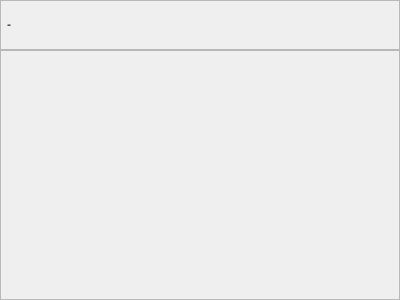
<?xml version="1.0" encoding="UTF-8"?>
<ui version="4.0">
 <class>SearchTrack</class>
 <widget class="QWidget" name="SearchTrack">
  <property name="geometry">
   <rect>
    <x>0</x>
    <y>0</y>
    <width>400</width>
    <height>300</height>
   </rect>
  </property>
  <property name="windowTitle">
   <string>Form</string>
  </property>
  <layout class="QGridLayout" name="gridLayout">
   <property name="leftMargin">
    <number>0</number>
   </property>
   <property name="topMargin">
    <number>0</number>
   </property>
   <property name="rightMargin">
    <number>0</number>
   </property>
   <property name="bottomMargin">
    <number>0</number>
   </property>
   <property name="spacing">
    <number>0</number>
   </property>
   <item row="0" column="0">
    <widget class="QFrame" name="frame">
     <property name="minimumSize">
      <size>
       <width>0</width>
       <height>50</height>
      </size>
     </property>
     <property name="maximumSize">
      <size>
       <width>16777215</width>
       <height>50</height>
      </size>
     </property>
     <property name="styleSheet">
      <string notr="true">QLabel
{
	color: rgb(84, 84, 84);
	font: 20pt &quot;Segoe UI&quot;;
	font-weight: bold;
}</string>
     </property>
     <property name="frameShape">
      <enum>QFrame::StyledPanel</enum>
     </property>
     <property name="frameShadow">
      <enum>QFrame::Raised</enum>
     </property>
     <layout class="QHBoxLayout" name="horizontalLayout">
      <property name="spacing">
       <number>4</number>
      </property>
      <property name="leftMargin">
       <number>6</number>
      </property>
      <property name="topMargin">
       <number>6</number>
      </property>
      <property name="rightMargin">
       <number>6</number>
      </property>
      <property name="bottomMargin">
       <number>6</number>
      </property>
      <item>
       <widget class="QLabel" name="labelTitle">
        <property name="text">
         <string>-</string>
        </property>
       </widget>
      </item>
      <item>
       <spacer name="horizontalSpacer">
        <property name="orientation">
         <enum>Qt::Horizontal</enum>
        </property>
        <property name="sizeHint" stdset="0">
         <size>
          <width>368</width>
          <height>20</height>
         </size>
        </property>
       </spacer>
      </item>
     </layout>
    </widget>
   </item>
   <item row="1" column="0">
    <widget class="QFrame" name="frame_2">
     <property name="minimumSize">
      <size>
       <width>0</width>
       <height>250</height>
      </size>
     </property>
     <property name="maximumSize">
      <size>
       <width>16777215</width>
       <height>250</height>
      </size>
     </property>
     <property name="frameShape">
      <enum>QFrame::StyledPanel</enum>
     </property>
     <property name="frameShadow">
      <enum>QFrame::Raised</enum>
     </property>
     <layout class="QGridLayout" name="gridLayoutContent">
      <property name="leftMargin">
       <number>0</number>
      </property>
      <property name="topMargin">
       <number>0</number>
      </property>
      <property name="rightMargin">
       <number>0</number>
      </property>
      <property name="bottomMargin">
       <number>0</number>
      </property>
      <property name="spacing">
       <number>0</number>
      </property>
     </layout>
    </widget>
   </item>
  </layout>
 </widget>
 <resources/>
 <connections/>
</ui>
